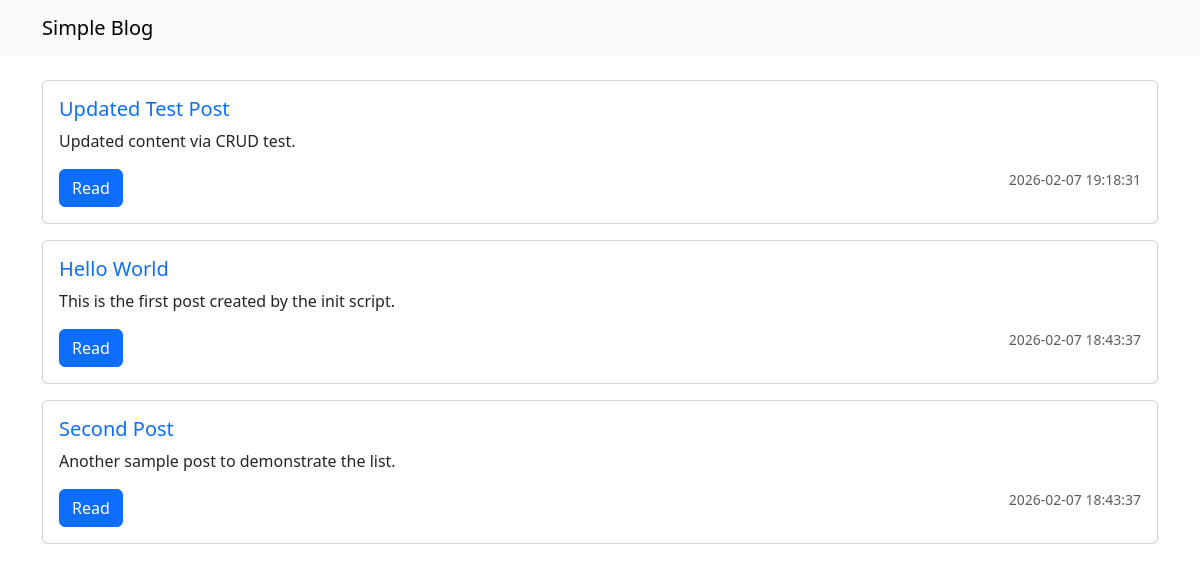
The page / on the database its author committed.
### tables this page shows
CREATE TABLE posts (
    id INTEGER PRIMARY KEY AUTOINCREMENT,
    title TEXT NOT NULL,
    slug TEXT NOT NULL UNIQUE,
    content TEXT NOT NULL,
    published_at DATETIME,
    created_at DATETIME DEFAULT CURRENT_TIMESTAMP
);

### src/security.php (called while the page is built, shortened)
<?php
function esc_html(string $text): string
{
    return htmlspecialchars($text, ENT_QUOTES | ENT_HTML5, 'UTF-8');
}

### public/index.php (the view, shortened to what this page needs)
<?php
require_once __DIR__ . '/../src/security.php';
$pdo = get_db();
$posts = $pdo->query('SELECT id, title, slug, content, published_at, created_at FROM posts WHERE published_at IS NOT NULL ORDER BY published_at DESC')->fetchAll(PDO::FETCH_ASSOC);
?>
<!doctype html>
<html lang="en">
<head>
  <link href="https://cdn.jsdelivr.net/npm/bootstrap@5.3.2/dist/css/bootstrap.min.css" rel="stylesheet">
</head>
<body>
  <nav class="navbar navbar-expand-lg navbar-light bg-light mb-4">
    <div class="container">
      <a class="navbar-brand" href="/">Simple Blog</a>
    </div>
  </nav>
  <div class="container">
    <?php if (empty($posts)): ?>
      <div class="alert alert-info">No posts yet. Run <code>php scripts/init_db.php</code> to create sample posts.</div>
    <?php else: ?>
      <div class="row g-3">
        <?php foreach ($posts as $post): ?>
          <div class="col-12">
            <div class="card">
              <div class="card-body">
                <h5 class="card-title">
                  <a href="post.php?id=<?php echo (int)$post['id']; ?>" class="text-decoration-none">
                    <?php echo esc_html($post['title']); ?>
                  </a>
                </h5>
                <p class="card-text"><?php echo esc_html(substr($post['content'], 0, 300)); ?></p>
                <a href="post.php?id=<?php echo (int)$post['id']; ?>" class="btn btn-primary">Read</a>
                <small class="text-muted float-end"><?php echo esc_html($post['published_at']); ?></small>
              </div>
            </div>
          </div>
        <?php endforeach; ?>
      </div>
    <?php endif; ?>
  </div>
</body>
</html>

### rows shown on the page
posts: title "Updated Test Post", content "Updated content via CRUD test.", published_at "2026-02-07 19:18:31"
posts: title "Hello World", content "This is the first post created by the init script.", published_at "2026-02-07 18:43:37"
posts: title "Second Post", content "Another sample post to demonstrate the list.", published_at "2026-02-07 18:43:37"
